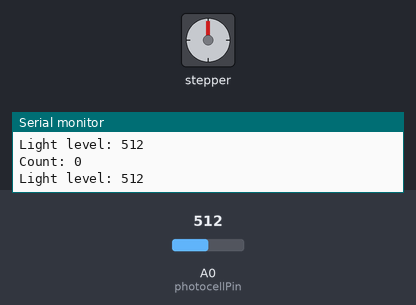
This sketch was run on a simulated Arduino Uno, built with avr-gcc and run on an emulated ATmega328P. Parts: stepper motor, the last lines printed to the serial monitor. Wiring (inferred from the names in the program): stepper motor (2048 steps per turn assumed): coils pin 8, pin 9, pin 10, pin 11. The inputs (shaded band) are chosen by the test bench; at power-on: A0 (photocellPin) = 512.

Above: at 1.2 s.
1.3 s: A0 (photocellPin) set to 63
4.3 s: A0 (photocellPin) set to 55
At 7.2 s:
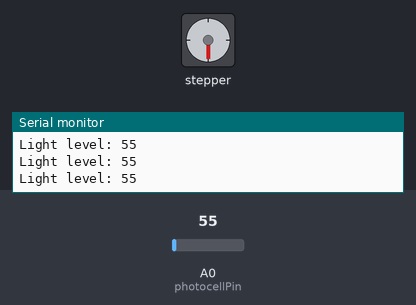
7.3 s: A0 (photocellPin) set to 122
At 9.75 s:
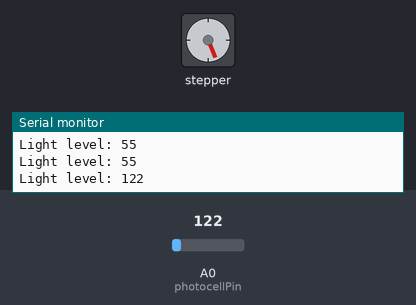
At 12.15 s:
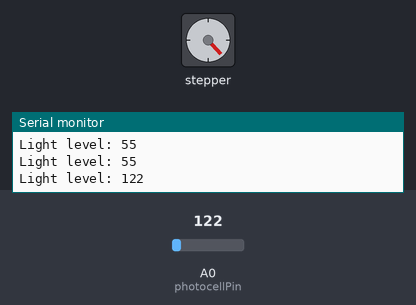
Timing chart, 0 to 25.3 s (numbered marks = the images above; inputs shaded):
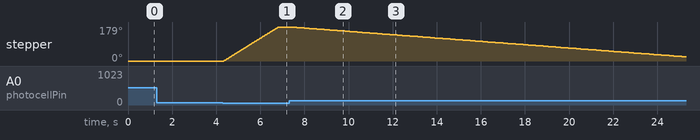

The sketch:

trays_light_tracker.ino
```cpp
// This Arduino example demonstrates bidirectional operation of a
// 28BYJ-48, using a ULN2003 interface board to drive the stepper.
// The 28BYJ-48 motor is a 4-phase, 8-beat motor, geared down by
// a factor of 68. One bipolar winding is on motor pins 1 & 3 and
// the other on motor pins 2& 4. The step angle is 5.625/64 and the
// operating Frequency is 100pps. Current draw is 92mA.
////////////////////////////////////////////////
//declare variables for the motor pins
int photocellPin = 0;
int motorPin1 = 8; // Blue-28BYJ48 pin 1
int motorPin2 = 9; // Pink-28BYJ48 pin 2
int motorPin3 = 10; // Yellow-28BYJ48 pin 3
int motorPin4 = 11; // Orange-28BYJ48 pin 4
// Red-28BYJ48 pin 5 (VCC)
int motorSpeed = 1200; //variable to set stepper speed
int count = 0; // count of steps made
int countsPerRev = 64; // number of steps per full revolution
int lookup[8] = {B01000, B01100, B00100, B00110, B00010, B00011, B00001,B01001};
///////////////////////////////////////////////////////////////
/////////
//////
void setup() {
//declare the motor pins as outputs
  pinMode(motorPin1, OUTPUT);
  pinMode(motorPin2, OUTPUT);
  pinMode(motorPin3, OUTPUT);
  pinMode(motorPin4, OUTPUT);
  Serial.begin(9600);
}
//////////////////////////////////
//////////////////////////////////////
//////
void loop(){
  int lightLevel = analogRead(photocellPin);
Serial.print("Light level: ");
Serial.println(lightLevel);

if (lightLevel < 60)
  {
    while (count < 256)
     {
        clockwise();
        count ++;
     }

  }
  else
  {
    while (count > 0)
     {
        anticlockwise();
        count --;
     }


  Serial.print("Count: ");
  Serial.println(count);
}

  /*
  if(count < countsPerRev )
      clockwise();
  else if (count == countsPerRev * 2)
      count = 0;
  else
      anticlockwise();
  count++;
  */
}
/////////////////////////////////////////////////
///////////////////////
//////
//set pins to ULN2003 high in sequence from 1 to 4
//delay "motorSpeed" between each pin setting (to determine speed)
void anticlockwise()
{
    for(int i = 0; i < 8; i++)
    {
        setOutput(i);
        //delayMicroseconds(motorSpeed);
        delay(10);
     }
  }
void clockwise()
{
    for(int i = 7; i >= 0; i--)
    {
        setOutput(i);
        delayMicroseconds(motorSpeed);
     }
}

void setOutput(int out)
{
      digitalWrite(motorPin1, bitRead(lookup[out], 0));
      digitalWrite(motorPin2, bitRead(lookup[out], 1));
      digitalWrite(motorPin3, bitRead(lookup[out], 2));
      digitalWrite(motorPin4, bitRead(lookup[out], 3));
}
```

Measured:
- the behaviour switches between 60 and 59 on A0 (photocellPin) (found by bisection; images 0 and 1)
- after the input at 4.3 s, stepper: turns 179° clockwise in 2.5 s, starting at once
- after the input at 7.3 s, stepper: keeps turning counter-clockwise at about 9°/s, starting after 0.12 s
